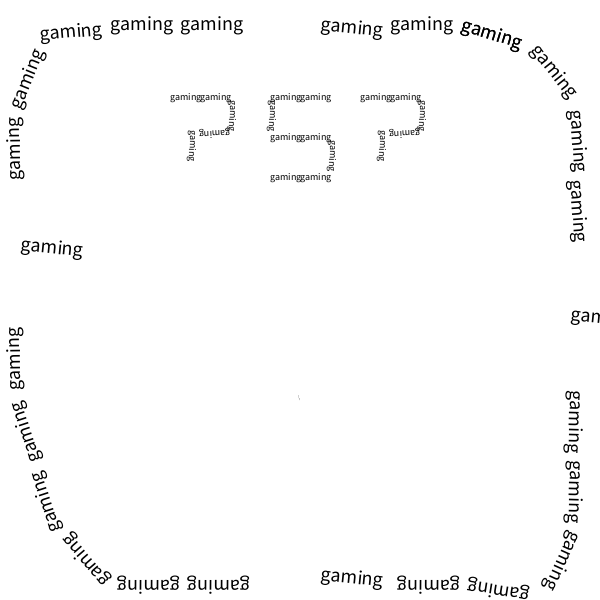
Frame 1 (no input)
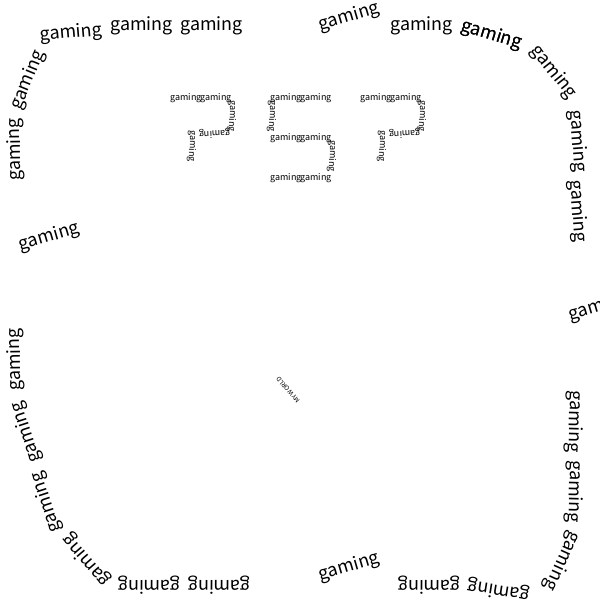
Frame 60 (the mouse pressed at the canvas centre just before this capture)
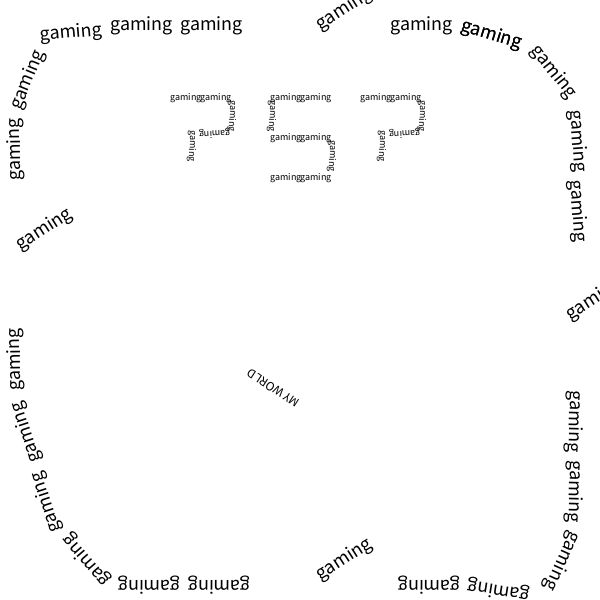
Frame 120 (the mouse held since frame 60 and released just before this capture)

The Processing sketch that drew these frames (run headless with seeded random() and noise(); from frame 60 on, the mouse is pressed at the canvas centre):

// Processing sketch: processing_119355
// ── processing_119355.pde

float angle = 0;
float angleV1 = -2;
float x = 300;
float y=20;
float speed1 = .5;
float speed = 1;
float speedy = 1;
boolean turn=false;
boolean yturn=false;
float startX1=390;
float startY1=30;
float pletter=170;
float pletter2=360;
float sletterx=300;
float timer;
int sc=1;
float sss=1;
float scaler=0.1;
float mLetter=400;
void setup()
{
  size(600,600);
}

void draw()
{
  background(255);
  fill(0);
  angle += 0.1;
  angleV1 += 0.1;
  sss+=.1;
   
  
  pushMatrix();
  translate(startX1,startY1);
 // rotate(angle);
   
  textSize(20);
  text("gaming", 0, 0);
   
  popMatrix();
   pushMatrix();
  translate(startX1+70,startY1);
 rotate(.3);
   
  textSize(20);
  text("gaming", 0, 0);
   
  popMatrix();
   pushMatrix();
  translate(startX1+140,startY1+20);
  rotate(.9);
   
  textSize(20);
  text("gaming", 0, 0);
   
  popMatrix();
  pushMatrix();
  translate(startX1+70,startY1);
 rotate(.3);
   
  textSize(20);
  text("gaming", 0, 0);
   
  popMatrix();
  // sidways right circle start
   pushMatrix();
  translate(startX1+180,startY1+80);
  rotate(1.5);
   
  textSize(20);
  text("gaming", 0, 0);
   
  popMatrix();
  pushMatrix();
  translate(startX1+180,startY1+80+70);
  rotate(1.5);
   
  textSize(20);
  text("gaming", 0, 0);
   
  popMatrix();
  /*
  pushMatrix();
  translate(startX1+180,startY1+80+140);
  rotate(1.5);
   
  textSize(20);
  text("gaming", 0, 0);
   
  popMatrix();
  */
 /* 
   pushMatrix();
  translate(startX1+180,startY1+80+210);
  rotate(1.6);
   
  textSize(20);
  text("gaming", 0, 0);
  popMatrix();
  */
  pushMatrix();
  translate(startX1+180,startY1+80+210);
  rotate(angle);
   
  textSize(20);
  text("gaming", 0, 0);
  popMatrix();
  pushMatrix();
  translate(startX1+180,startY1+80+280);
  rotate(1.6);
   
  textSize(20);
  text("gaming", 0, 0);
  popMatrix();
  pushMatrix();
  translate(startX1+180,startY1+80+350);
  rotate(1.6);
   
  textSize(20);
  text("gaming", 0, 0);
  popMatrix();
  pushMatrix();
  translate(startX1+180,startY1+80+420);
  rotate(2);
   
  textSize(20);
  text("gaming", 0, 0);
  popMatrix();
  pushMatrix();
  translate(startX1+140,startY1+80+480);
  rotate(3.3);
   
  textSize(20);
  text("gaming", 0, 0);
  popMatrix();
  pushMatrix();
  translate(startX1+70,startY1+80+470);
  rotate(3.15);
   
  textSize(20);
  text("gaming", 0, 0);
  popMatrix();
  /*
  pushMatrix();
  translate(startX1+0,startY1+80+470);
  rotate(3.15);
   
  textSize(20);
  text("gaming", 0, 0);
  popMatrix();
  */
  pushMatrix();
  translate(startX1-70,startY1+80+470);
  rotate(angle);
   
  textSize(20);
  text("gaming", 0, 0);
  popMatrix();
  pushMatrix();
  translate(startX1-140,startY1+80+470);
  rotate(3.15);
   
  textSize(20);
  text("gaming", 0, 0);
  popMatrix();
  pushMatrix();
  translate(startX1-210,startY1+80+470);
  rotate(3.15);
   
  textSize(20);
  text("gaming", 0, 0);
  popMatrix();
  pushMatrix();
  translate(startX1-280,startY1+80+470);
  rotate(4);
   
  textSize(20);
  text("gaming", 0, 0);
  popMatrix();
  pushMatrix();
  translate(startX1-330,startY1+80+420);
  rotate(4.4);
   
  textSize(20);
  text("gaming", 0, 0);
  popMatrix();
  pushMatrix();
  translate(startX1-350,startY1+80+350);
  rotate(4.4);
   
  textSize(20);
  text("gaming", 0, 0);
  popMatrix();
  pushMatrix();
  translate(startX1-370,startY1+80+280);
  rotate(4.7);
   
  textSize(20);
  text("gaming", 0, 0);
  popMatrix();
  /*
  pushMatrix();
  translate(startX1-370,startY1+80+210);
  rotate(4.7);
   
  textSize(20);
  text("gaming", 0, 0);
  popMatrix();
  */
  pushMatrix();
  translate(startX1-370,startY1+80+140);
  rotate(angle);
   
  textSize(20);
  text("gaming", 0, 0);
  popMatrix();
  pushMatrix();
  translate(startX1-370,startY1+80+70);
  rotate(4.7);
   
  textSize(20);
  text("gaming", 0, 0);
  popMatrix();
  pushMatrix();
  translate(startX1-370,startY1+80+0);
  rotate(5.1);
   
  textSize(20);
  text("gaming", 0, 0);
  popMatrix();
  pushMatrix();
  translate(startX1-350,startY1+80-70);
  rotate(6.2);
   
  textSize(20);
  text("gaming", 0, 0);
  popMatrix();
  pushMatrix();
  translate(startX1-280,startY1+80-80);
  rotate(0);
   
  textSize(20);
  text("gaming", 0, 0);
  popMatrix();
  pushMatrix();
  translate(startX1-210,startY1+80-80);
  rotate(0.0);
   
  textSize(20);
  text("gaming", 0, 0);
  popMatrix();
  /*
  pushMatrix();
  translate(startX1-140,startY1+80-80);
  rotate(0.0);
   
  textSize(20);
  text("gaming", 0, 0);
  popMatrix();
  */
  pushMatrix();
  translate(startX1-70,startY1+80-80);
  rotate(angle);
   
  textSize(20);
  text("gaming", 0, 0);
  popMatrix();
  // letters start
 // pletter=170
  pushMatrix();
  translate(pletter,100);
 // rotate(angle);
   
  textSize(10);
  text("gaming", 0, 0);
   
  popMatrix();
   pushMatrix();
  translate(pletter+30,100);
 // rotate(angle);
   
  textSize(10);
  text("gaming", 0, 0);
   
  popMatrix();
   pushMatrix();
  translate(pletter+60,100);
  rotate(1.6);
   
  textSize(10);
  text("gaming", 0, 0);
   
  popMatrix();
  pushMatrix();
  translate(pletter+60,130);
  rotate(3.1);
   
  textSize(10);
  text("gaming", 0, 0);
   
  popMatrix();
  pushMatrix();
  translate(pletter+20,130);
  rotate(1.6);
   
  textSize(10);
  text("gaming", 0, 0);
   
  popMatrix();
  // second letter
  // sletterx=300
  
  pushMatrix();
  translate(sletterx,100);
  rotate(0);
   
  textSize(10);
  text("gaming", 0, 0);
   
  popMatrix();
  pushMatrix();
  translate(sletterx-30,100);
  rotate(0);
   
  textSize(10);
  text("gaming", 0, 0);
   
  popMatrix();
  pushMatrix();
  translate(sletterx-30,100);
  rotate(1.6);
   
  textSize(10);
  text("gaming", 0, 0);
   
  popMatrix();
  pushMatrix();
  translate(sletterx-30,140);
  rotate(0);
   
  textSize(10);
  text("gaming", 0, 0);
   
  popMatrix();
  pushMatrix();
  translate(sletterx,140);
  rotate(0);
   
  textSize(10);
  text("gaming", 0, 0);
   
  popMatrix();
  pushMatrix();
  translate(sletterx+30,140);
  rotate(1.6);
   
  textSize(10);
  text("gaming", 0, 0);
   
  popMatrix();
  pushMatrix();
  translate(sletterx,180);
  rotate(0);
   
  textSize(10);
  text("gaming", 0, 0);
   
  popMatrix();
  pushMatrix();
  translate(sletterx-30,180);
  rotate(0);
   
  textSize(10);
  text("gaming", 0, 0);
   
  popMatrix();
  // pletter 2 
  //pletter2= 
  pushMatrix();
  translate(pletter2,100);
 // rotate(angle);
   
  textSize(10);
  text("gaming", 0, 0);
   
  popMatrix();
   pushMatrix();
  translate(pletter2+30,100);
 // rotate(angle);
   
  textSize(10);
  text("gaming", 0, 0);
   
  popMatrix();
   pushMatrix();
  translate(pletter2+60,100);
  rotate(1.6);
   
  textSize(10);
  text("gaming", 0, 0);
   
  popMatrix();
  pushMatrix();
  translate(pletter2+60,130);
  rotate(3.1);
   
  textSize(10);
  text("gaming", 0, 0);
   
  popMatrix();
  pushMatrix();
  translate(pletter2+20,130);
  rotate(1.6);
   
  textSize(10);
  text("gaming", 0, 0);
   
  popMatrix();
   pushMatrix();
  translate(300,400);
  rotate(angleV1);
   
  textSize(sss);
  text("MY WORLD", 0, 0);
   
  popMatrix();
  
  timer+=.02;
  println(timer);
  if(timer>10)
  {
    sc+=1;
    scaler+=.01;
    pushMatrix();
    fill(255,0,0);
    rectMode(CENTER);
    noStroke();
    rect(300,300,sc,sc);
    if(timer>25)
    {fill(0);
    int a=(int)random(20,350);
    int b=(int)random(100,500);
    translate(a,b);
  rotate(0);
 //  scale(scaler);
  textSize(50);
  text("responsibility", 0, 0);
  int c=(int)random(20,350);
    int d=(int)random(100,500);
    translate(c,d);
  rotate(0);
 //  scale(scaler);
  textSize(50);
  text("responsibility", 0, 0);
    }
    popMatrix();
  }
}
